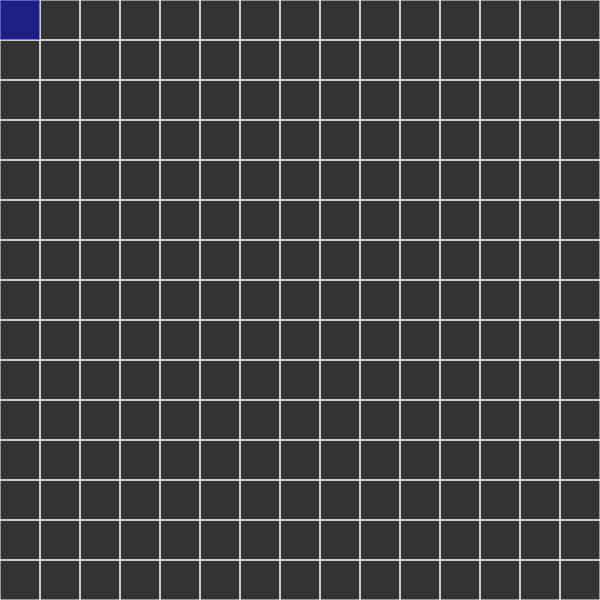
Frame 1 (no input)
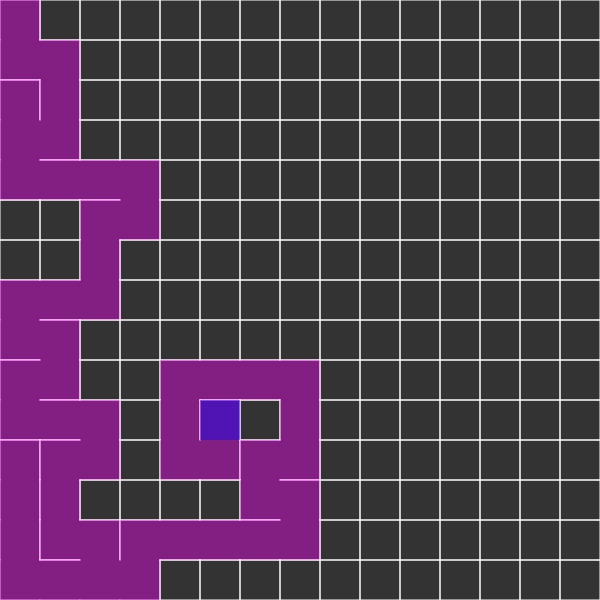
Frame 60 (no input)
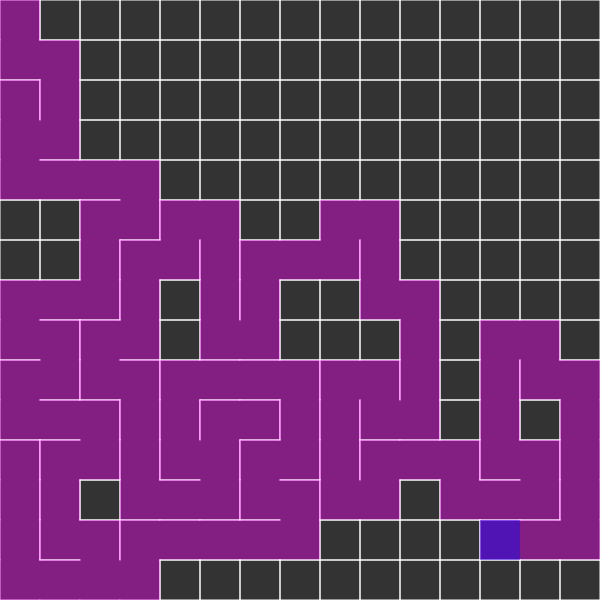
Frame 120 (the mouse pressed at the canvas centre since frame 60)

The p5.js sketch that drew these frames (run headless with seeded random() and noise() and a simulated clock; from frame 60 on, the mouse is pressed at the canvas centre):

// p5.js sketch
// ── sketch.js

// Global variables
var cols;
var rows;
var w = 40;		// Width and height of each square
var grid = [];

// Current cell
var current;

// Create the stack
var stack = [];

function setup() {
	createCanvas(600, 600);

	// Creating the size of the column and rows
	cols = floor(width / w);
	rows = floor(height / w);

	// Set the framerate
	frameRate(20);

	// Initialize the grid with cell objects
	for (var j = 0; j < rows; j++) {
		for (var i = 0; i < cols; i++) {
			var cell = new Cell(i, j);
			grid.push(cell);
		}
	}

	// Starting the maze at the top left
	current = grid[0];
}

function draw() {
	background(51);

	// Print out the grid
	for (var i = 0; i < grid.length; i++) {
		grid[i].show();
	}

	// Start by visiting the current cell
	current.visited = true;
	current.highlight();

	// Check the current node's neighbors
	// 		If any of the neighbors haven't been visited, grab
	//		one neighbor at random
	var next = current.checkNeighbors();

	// Visit this next cell if it exists
	if (next) {
		// Mark next as visited
		next.visited = true;

		// Push the current cell to the stack
		stack.push(current);

		// Remove the walls between current and next
		removeWalls(current, next);

		// Next cell is now the current cell
		current = next;
	} else {
		// This would mean we got stuck somewhere

		// Pop a cell from the stack and make that the new current cell
		current = stack.pop();
	}
}

// Magic formula to get 1D array position with i and j
function index(i, j) {
	// If the index is an edge case, return -1
	if (i < 0 || j < 0 || i > cols - 1 || j > rows - 1) {
		return -1;
	}

	return i + j * cols;
}

function removeWalls(a, b) {
	// Check where the cells are in relation to each other
	// and remove the walls between the cells
	var x = a.i - b.i;
	if (x === 1) {
		a.walls[3] = false;
		b.walls[1] = false;
	} else if (x === -1) {
		a.walls[1] = false;
		b.walls[3] = false;
	}

	var y = a.j - b.j;
	if (y === 1) {
		a.walls[0] = false;
		b.walls[2] = false;
	} else if (y === -1) {
		a.walls[2] = false;
		b.walls[0] = false;
	}
}
// ── cell.js


function Cell(i, j) {
	this.i = i;
	this.j = j;
	this.walls = [true, true, true, true];	// Top, Right, Bottom, Left
	this.visited = false;

	this.checkNeighbors = function() {
		var neighbors = [];

		// Get the cell's neighbors
		var top = grid[index(i, j-1)];
		var right = grid[index(i+1, j)];
		var bottom = grid[index(i, j+1)];
		var left = grid[index(i-1, j)];

		// If the neighbor hasn't been visited, push it to the neighbors array
		if (top && !top.visited) {
			neighbors.push(top);
		}
		if (right && !right.visited) {
			neighbors.push(right);
		}
		if (bottom && !bottom.visited) {
			neighbors.push(bottom);
		}
		if (left && !left.visited) {
			neighbors.push(left);
		}

		// If we have unvisited neighbors, grab a random neighbor
		if (neighbors.length > 0) {
			var r = floor(random(0, neighbors.length));
			return neighbors[r];
		} else {
			return undefined;
		}
	}

	this.show = function() {
		var x = this.i * w;
		var y = this.j * w;

		stroke(255);
		
		if (this.walls[0]) {
			line(x, y, x+w, y);
		}
		if (this.walls[1]) {
			line(x+w, y, x+w, y+w);
		}
		if (this.walls[2]) {
			line(x+w, y+w, x, y+w);
		}
		if (this.walls[3]) {
			line(x, y+w, x, y);
		}

		if (this.visited) {
			noStroke();
			fill(255, 0, 255, 100);
			rect(x, y, w, w);
		}
	}

	this.highlight = function() {
		var x = this.i * w;
		var y = this.j * w;
		noStroke();
		fill(0, 0, 255, 100);
		rect(x, y, w, w);
	}
}
